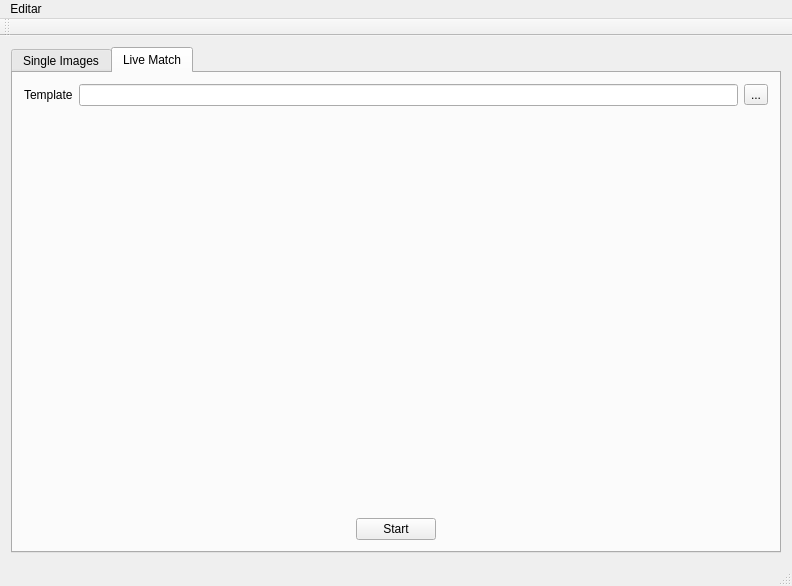
<?xml version="1.0" encoding="UTF-8"?>
<ui version="4.0">
 <class>MainWindow</class>
 <widget class="QMainWindow" name="MainWindow">
  <property name="geometry">
   <rect>
    <x>0</x>
    <y>0</y>
    <width>792</width>
    <height>586</height>
   </rect>
  </property>
  <property name="windowTitle">
   <string>OpenCV Image Detection Test</string>
  </property>
  <widget class="QWidget" name="centralWidget">
   <layout class="QGridLayout" name="gridLayout">
    <item row="0" column="0">
     <widget class="QTabWidget" name="tabWidget">
      <property name="currentIndex">
       <number>1</number>
      </property>
      <widget class="QWidget" name="tab">
       <attribute name="title">
        <string>Single Images</string>
       </attribute>
       <layout class="QGridLayout" name="gridLayout_2">
        <item row="1" column="1" colspan="2">
         <widget class="QLineEdit" name="lineEditImage">
          <property name="readOnly">
           <bool>true</bool>
          </property>
          <property name="placeholderText">
           <string>Image path</string>
          </property>
         </widget>
        </item>
        <item row="0" column="3">
         <widget class="QToolButton" name="toolButtonTemplate">
          <property name="text">
           <string>...</string>
          </property>
         </widget>
        </item>
        <item row="1" column="3">
         <widget class="QToolButton" name="toolButtonImage">
          <property name="text">
           <string>...</string>
          </property>
         </widget>
        </item>
        <item row="0" column="0">
         <widget class="QLabel" name="label">
          <property name="text">
           <string>Template</string>
          </property>
         </widget>
        </item>
        <item row="1" column="0">
         <widget class="QLabel" name="label_2">
          <property name="text">
           <string>Image</string>
          </property>
         </widget>
        </item>
        <item row="3" column="0" colspan="4" alignment="Qt::AlignHCenter">
         <widget class="QPushButton" name="pushButtonDetect">
          <property name="text">
           <string>Detect</string>
          </property>
         </widget>
        </item>
        <item row="2" column="0" colspan="4">
         <widget class="CamFrame" name="camFrame" native="true">
          <property name="minimumSize">
           <size>
            <width>0</width>
            <height>0</height>
           </size>
          </property>
          <property name="focusPolicy">
           <enum>Qt::NoFocus</enum>
          </property>
         </widget>
        </item>
        <item row="0" column="2">
         <widget class="QLineEdit" name="lineEditTemplate">
          <property name="readOnly">
           <bool>true</bool>
          </property>
          <property name="placeholderText">
           <string>Image path</string>
          </property>
         </widget>
        </item>
       </layout>
      </widget>
      <widget class="QWidget" name="tab_2">
       <attribute name="title">
        <string>Live Match</string>
       </attribute>
       <layout class="QGridLayout" name="gridLayout_3">
        <item row="0" column="1">
         <widget class="QLineEdit" name="lineEditTemplateLive">
          <property name="readOnly">
           <bool>true</bool>
          </property>
         </widget>
        </item>
        <item row="0" column="0">
         <widget class="QLabel" name="label_3">
          <property name="text">
           <string>Template</string>
          </property>
         </widget>
        </item>
        <item row="0" column="2">
         <widget class="QToolButton" name="toolButtonTemplateLive">
          <property name="text">
           <string>...</string>
          </property>
         </widget>
        </item>
        <item row="1" column="0" colspan="3">
         <widget class="CamFrame" name="camFrame_2" native="true">
          <property name="focusPolicy">
           <enum>Qt::NoFocus</enum>
          </property>
         </widget>
        </item>
        <item row="2" column="0" colspan="3" alignment="Qt::AlignHCenter">
         <widget class="QPushButton" name="pushButtonStartCam">
          <property name="text">
           <string>Start</string>
          </property>
         </widget>
        </item>
       </layout>
      </widget>
     </widget>
    </item>
   </layout>
  </widget>
  <widget class="QMenuBar" name="menuBar">
   <property name="geometry">
    <rect>
     <x>0</x>
     <y>0</y>
     <width>792</width>
     <height>22</height>
    </rect>
   </property>
   <widget class="QMenu" name="menuEditar">
    <property name="title">
     <string>Editar</string>
    </property>
    <addaction name="actionWebcam"/>
    <addaction name="actionEndereco_da_camera"/>
   </widget>
   <addaction name="menuEditar"/>
  </widget>
  <widget class="QToolBar" name="mainToolBar">
   <attribute name="toolBarArea">
    <enum>TopToolBarArea</enum>
   </attribute>
   <attribute name="toolBarBreak">
    <bool>false</bool>
   </attribute>
  </widget>
  <widget class="QStatusBar" name="statusBar"/>
  <action name="actionWebcam">
   <property name="checkable">
    <bool>true</bool>
   </property>
   <property name="text">
    <string>Webcam</string>
   </property>
  </action>
  <action name="actionEndereco_da_camera">
   <property name="text">
    <string>Endereço da câmera</string>
   </property>
  </action>
 </widget>
 <layoutdefault spacing="6" margin="11"/>
 <customwidgets>
  <customwidget>
   <class>CamFrame</class>
   <extends>QWidget</extends>
   <header>camframe.h</header>
  </customwidget>
 </customwidgets>
 <resources/>
 <connections>
  <connection>
   <sender>actionWebcam</sender>
   <signal>toggled(bool)</signal>
   <receiver>actionEndereco_da_camera</receiver>
   <slot>setDisabled(bool)</slot>
   <hints>
    <hint type="sourcelabel">
     <x>-1</x>
     <y>-1</y>
    </hint>
    <hint type="destinationlabel">
     <x>-1</x>
     <y>-1</y>
    </hint>
   </hints>
  </connection>
 </connections>
</ui>
